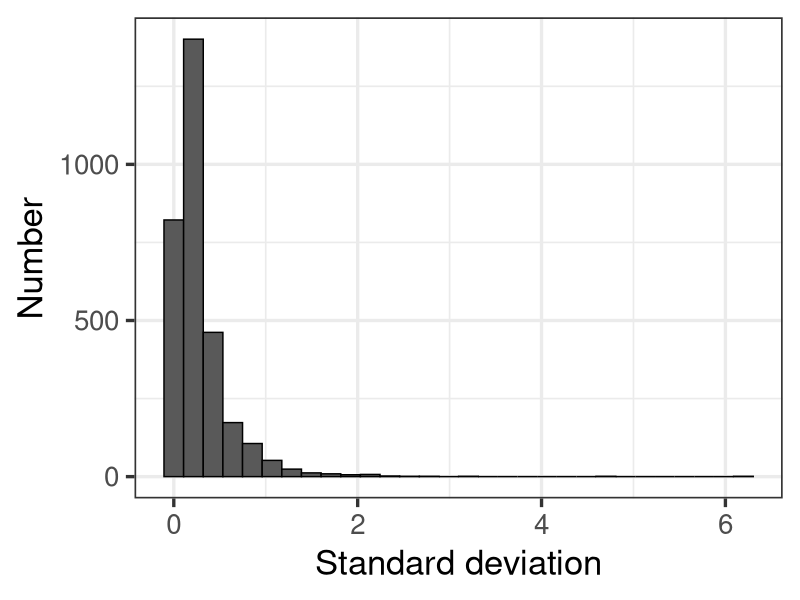
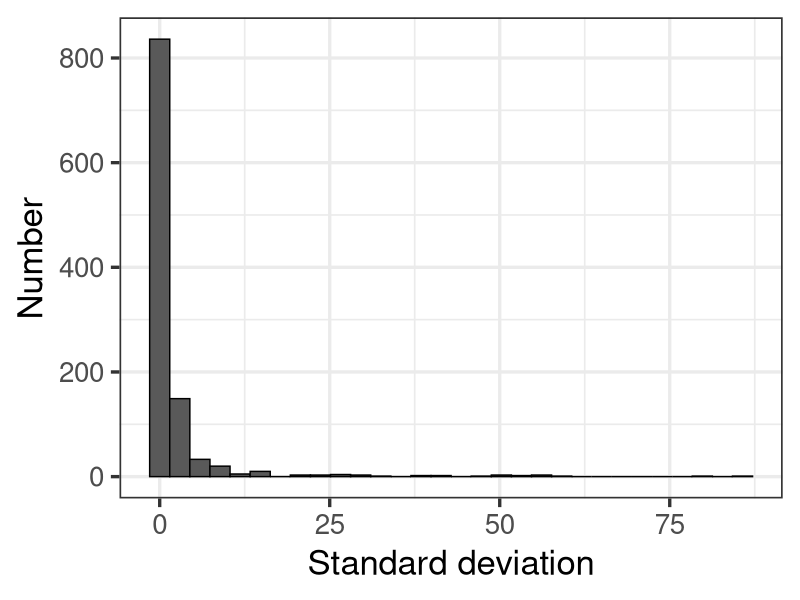
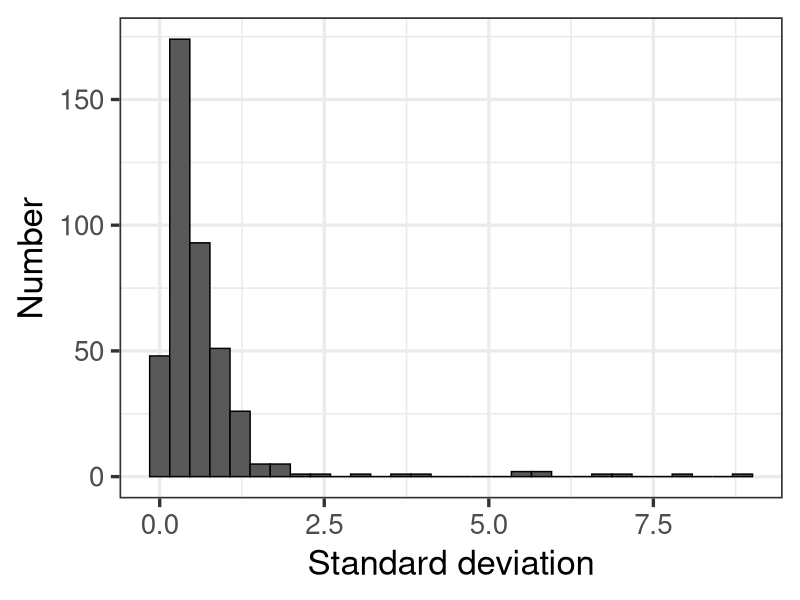

Recreate these plots in R, in order.


# info --------------------------------------------------------------------

# Final processing of freshwater thermal tolerance dataset

# by H. S. Bayat

# last edited: 21/10/2024

# setup -------------------------------------------------------------------

library(tidyverse)

# load data ---------------------------------------------------------------

tol <- read.csv('data/thermtol_tests.csv')
tax <- read.csv('data/thermtol_taxonomy.csv')
clim <- read.csv('data/thermtol_climate.csv')
ref <- read.csv('data/thermtol_reference.csv')

# wrangle -----------------------------------------------------------------

# put units into common currency
# for error measures - on thermal tolerance, body mass, and body length

# for thermal tolerance error measure
# convert standard deviation to standard error
# convert 95% ci to standard error using appropriate t value
# note that what is entered under "95% ci" is half of the interval

tol <- tol %>% mutate(error_se = case_when((!is.na(n) & error_measure == "sd") ~ error/(sqrt(n)),
                                   (error_measure == "se") ~ error,
                                   (error_measure == "95% ci") ~ error/qt(p = 0.975, df = n)))
tol <- tol %>% mutate(error_sd = case_when((error_measure == "sd") ~ error,
                                           (metric_note != "lt05" & metric != "lt50" & error_measure != "sd") ~ error_se*sqrt(n)))
ch <- tol %>% filter(error_sd > 20)
tol[2945,7] <- 32.1
tol[2946,7] <- 33
tol[2945,11] <- 2.4
tol[2946,11] <- 3.2
tol[c(2945:2946),8] <- 30
tol[2946,14] <- 72
tol[2946,15] <- "hours"
ch <- tol %>% filter(error_sd > 5)

# check distribution of error
ggplot(data = tol, aes(x = error_se)) + 
  geom_histogram(color = "black") +
  labs(x = "Standard deviation", y = "Number")   + theme_bw(base_size = 25) 

# body mass/length error measure
ch <- tol %>% group_by(error_measure_bm) %>% count()
ch <- tol %>% group_by(error_measure_bl) %>% count()

tol <- tol %>% mutate(error_bm_sd = case_when((error_measure_bm == "sd") ~ error,
                                           (error_measure_bm == "se") ~ error_bm*sqrt(n)))
tol <- tol %>% mutate(error_bl_sd = case_when((error_measure_bl == "sd") ~ error,
                                              (error_measure_bl == "se") ~ error_bl*sqrt(n)))
# check distributions
ggplot(data = tol, aes(x = error_bm_sd)) + 
  geom_histogram(color = "black") +
  labs(x = "Standard deviation", y = "Number")   + theme_bw(base_size = 25)

# check errors over 25
ch <- tol %>% filter(error_bm_sd > 25) # all large fish species, all ok

ggplot(data = tol, aes(x = error_bl_sd)) + 
  geom_histogram(color = "black") +
  labs(x = "Standard deviation", y = "Number")   + theme_bw(base_size = 25)

# put units into common currency
# time - for acclimation and test
# put final times into minutes

tol$acclim_time <- as.numeric(tol$acclim_time)
tol <- tol %>% mutate(acclim_time_minutes = case_when((acclim_time_unit == "minutes") ~ acclim_time,
                                                 (acclim_time_unit == "hours") ~ acclim_time*60,
                                                 (acclim_time_unit == "days") ~ acclim_time*1440,
                                                 (acclim_time_unit == "weeks") ~ acclim_time*10080,
                                                 (acclim_time_unit == "months") ~ acclim_time*302400))
ch <- tol %>% filter(acclim_time_minutes < 60) # look at short acclimation times

# fix misentered values
tol[c(471:477),14] <- 3
tol[c(471:477),15] <- "weeks"
tol[c(2226,2287,3081,3112,3188,3189),15] <- "hours"
tol[c(3068:3078),14] <- 24
tol[c(3068:3078),15] <- "hours"
# all of the rest are tested streamside, directly after collection

tol <- tol %>% mutate(acclim_time_minutes = case_when((acclim_time_unit == "minutes") ~ acclim_time,
                                                      (acclim_time_unit == "hours") ~ acclim_time*60,
                                                      (acclim_time_unit == "days") ~ acclim_time*1440,
                                                      (acclim_time_unit == "weeks") ~ acclim_time*10080,
                                                      (acclim_time_unit == "months") ~ acclim_time*302400))

# put units into common currency
# for test time
tol <- tol %>% mutate(test_time_minutes1 = case_when((metric == "ltmax") ~ (tol - acclim_temp)/ramp,
                                              (metric == "ltmin") ~ (acclim_temp - tol)/ramp,
                                              (metric == "ctmin") ~ (acclim_temp - tol)/ramp,
                                              (metric == "ctmax") ~ (tol - acclim_temp)/ramp,
                                              (test_time_unit == "minutes") ~ test_time,
                                              (test_time_unit == "hours") ~ test_time*60,
                                              (test_time_unit == "days") ~ test_time*1440,
                                              (test_time_unit == "weeks") ~ test_time*10080,
                                              (test_time_unit == "months") ~ test_time*302400))
tol <- tol %>% mutate(test_time_minutes = case_when((!is.na(test_time_minutes1)) ~ test_time_minutes1, 
                                                    (is.na(test_time_minutes1) & metric == "ctmax") ~ (tol - start_temp)/ramp,
                                                    (is.na(test_time_minutes1) & metric == "ltmax") ~ (tol - start_temp)/ramp,
                                                    (is.na(test_time_minutes1) & metric == "ctmin") ~ (start_temp - tol)/ramp,
                                                    (is.na(test_time_minutes1) & metric == "ltmin") ~ (start_temp - tol)/ramp))
tol <- tol[,-74] # remove unneeded column

# remove two records of terrestrial imagines
tol <- tol[-c(638,641),]

# combine into one dataset
tt1 <- merge(tol, tax, by = "tax_id")
tt2 <- merge(tt1, clim, by = "loc_id")
dat <- merge(tt2, ref, by = "study_id")

# write to file -----------------------------------------------------------

# save the pieces
data = 'data'

write.csv(tol, file.path(data, 'thermtol_tests_processed.csv'), row.names = FALSE, na = "")
write.csv(dat, file.path(data, 'thermtol_comb.csv'), row.names = FALSE, na = "")

# end ---------------------------------------------------------------------

rm(list = ls())
